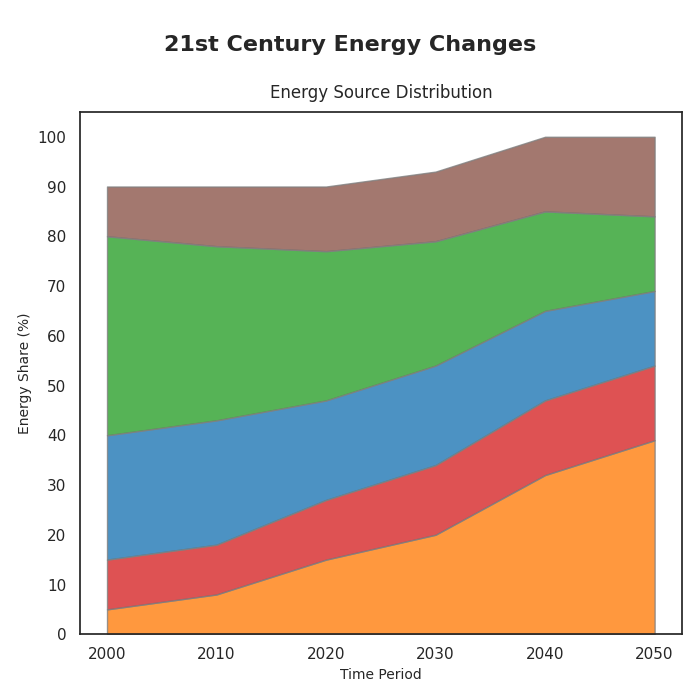

Source code (Python):
import matplotlib.pyplot as plt
import numpy as np

years = np.arange(2000, 2051, 10)
energy_sources = ['Renewables', 'Nuclear', 'Natural Gas', 'Coal', 'Hydroelectric']
coal = [40, 35, 30, 25, 20, 15]
natural_gas = [25, 25, 20, 20, 18, 15]
nuclear = [10, 10, 12, 14, 15, 15]
hydroelectric = [10, 12, 13, 14, 15, 16]
renewables = [5, 8, 15, 20, 32, 39]
data = np.vstack([renewables, nuclear, natural_gas, coal, hydroelectric])

fig, ax1 = plt.subplots(figsize=(7, 7))
fig.suptitle('21st Century Energy Changes', fontsize=16, fontweight='bold', y=0.95)

# Shuffled colors
colors = ['#ff7f0e', '#d62728', '#1f77b4', '#2ca02c', '#8c564b']
ax1.stackplot(years, data, colors=colors, alpha=0.8, edgecolor='grey')
ax1.set_title('Energy Source Distribution', fontsize=12, pad=10)
ax1.set_xlabel('Time Period', fontsize=10)
ax1.set_ylabel('Energy Share (%)', fontsize=10)
ax1.set_xticks(years)
ax1.set_yticks(np.arange(0, 101, 10))

plt.tight_layout(rect=[0, 0, 1, 0.96])
plt.show()
